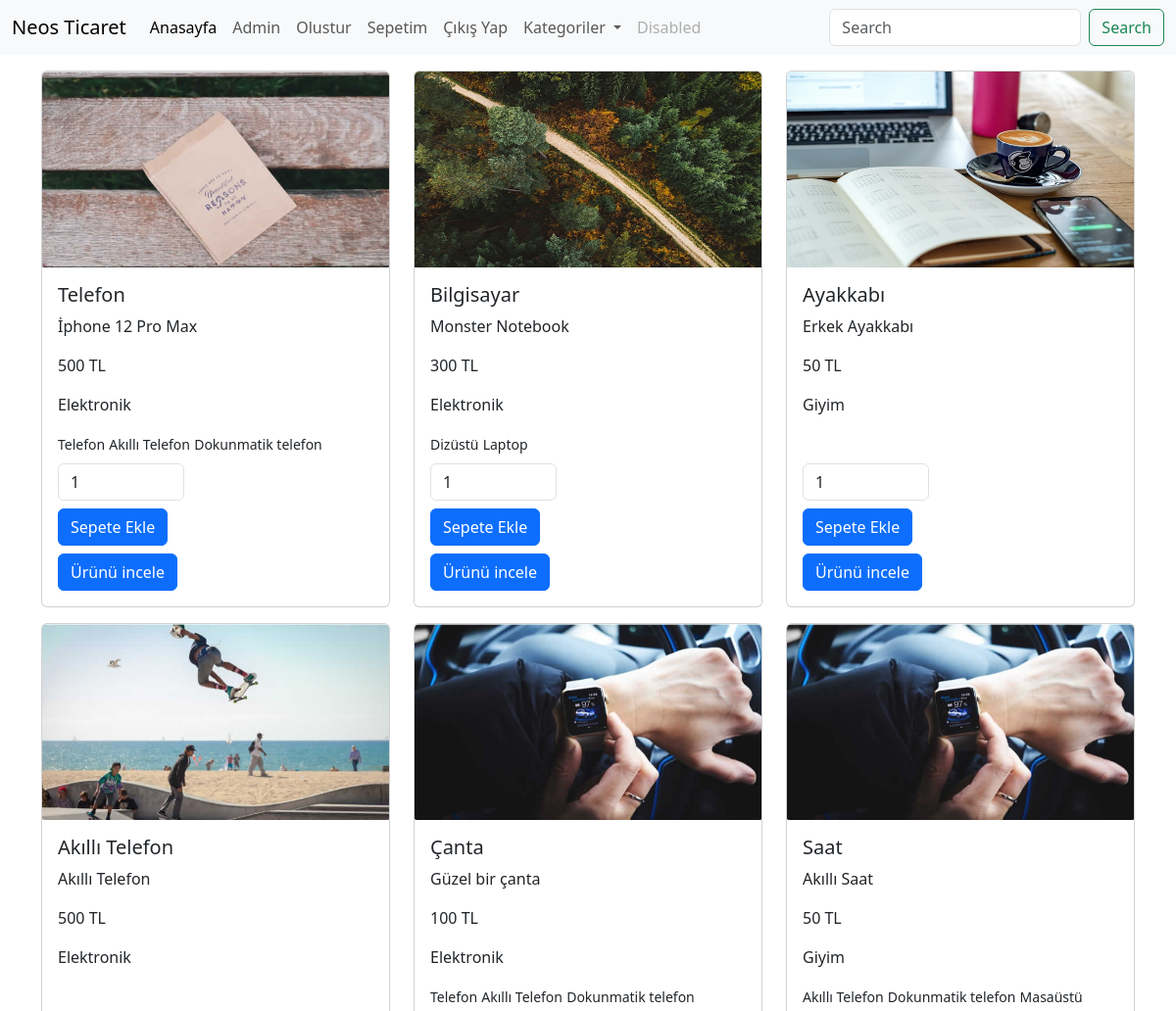
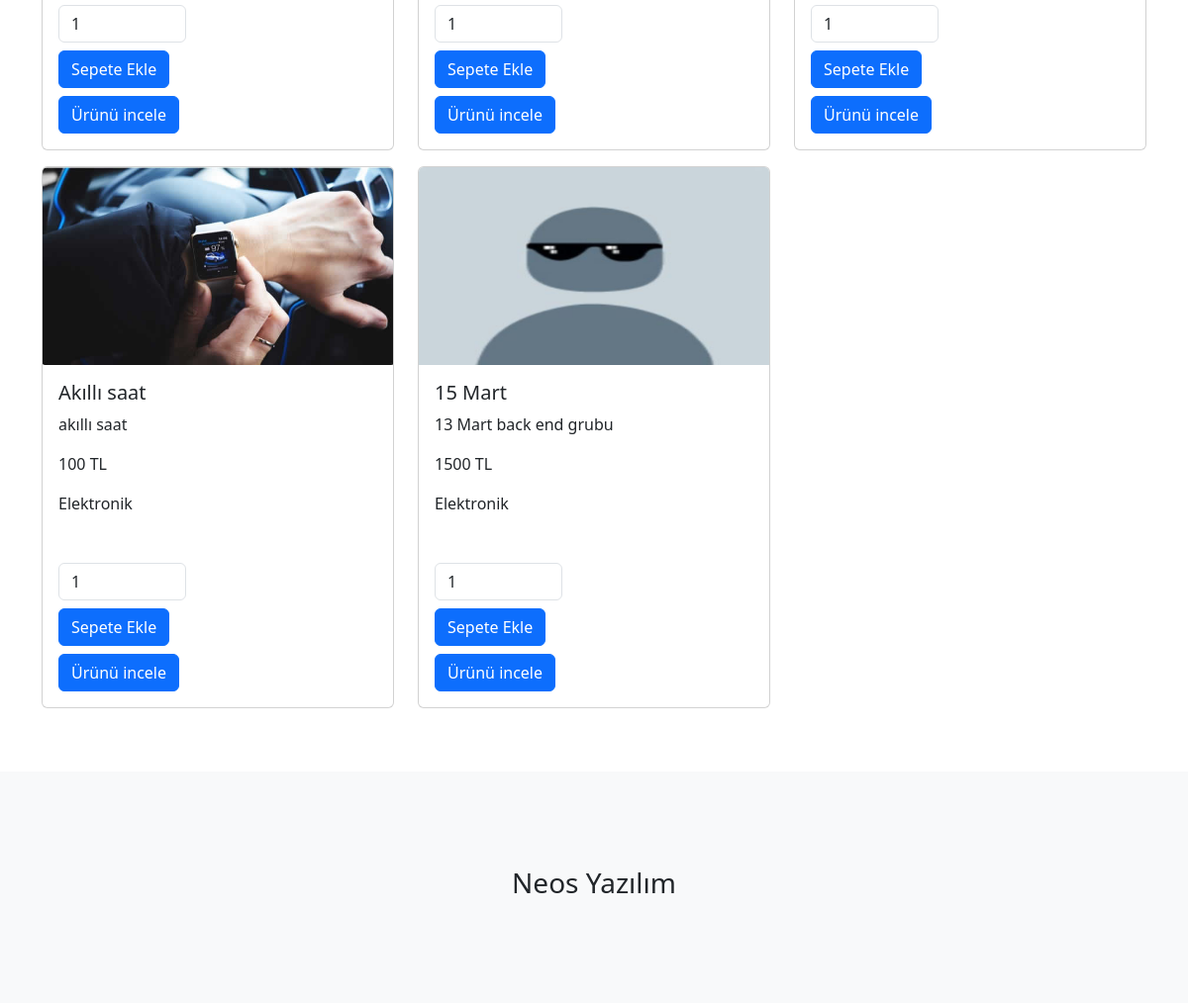
The app's page / (signed in) with its own data (2 pictures, top to bottom).
### urunler/models.py (models this page shows, shortened)
class Urun(models.Model):
    olusturan = models.ForeignKey(User, on_delete=models.CASCADE, null=True)
    kategori = models.ForeignKey(Kategori,on_delete=models.CASCADE, null=True, blank=True)
    alt = models.ManyToManyField(AltKategori)
    seri = models.OneToOneField(SeriNo, on_delete=models.SET_NULL, null=True, blank=True)
    isim = models.CharField(max_length=100) # text inputu
    aciklama = models.TextField(max_length = 500) # textarea
    fiyat = models.IntegerField() # number inputu
    resim = models.FileField(upload_to='urunler/', null=True)

class Kategori(models.Model):
    isim = models.CharField(max_length=100)
    def __str__(self):
        return self.isim

class AltKategori(models.Model):
    isim = models.CharField(max_length=100)

### urunler/views.py (the view, shortened to what this page needs)
# urls.py: path('', index, name='index'),
def index(request):
    urunler = Urun.objects.all() # all fonksiyonu Urun classına ait tüm objeleri çeker
    kategoriler = Kategori.objects.all()
    search = ''
    if request.GET.get('search'):
        search = request.GET.get('search')
        urunler = Urun.objects.filter(
            Q(isim__icontains = search) |
            Q(kategori__isim__icontains = search)
        )
    context = {
        'urunler':urunler,
        'search':search,
        'kategoriler':kategoriler
    }
    return render(request, 'index.html', context)

### urunler/templates/index.html (shortened to what this page needs)
{% load static %}
<!DOCTYPE html>
<html lang="en">
<head>
    <link href="https://cdn.jsdelivr.net/npm/bootstrap@5.3.0-alpha1/dist/css/bootstrap.min.css" rel="stylesheet">
</head>
<body>
    {% include "includes/_navbar.html" %}
    {% block content %}
    <div class="container mt-3">
        <div class="row">
            {% for urun in urunler %}
                <div class="col-4 mb-3">
                    <div class="card">
                        {% if urun.resim %}
                            <img src="{{urun.resim.url}}" class="card-img-top" height="200" alt="...">
                        {% else %}
                            <img src="{% static 'resim1.jpg' %}" class="card-img-top" height="200" alt="...">
                        {% endif %}
                        <div class="card-body">
                            <h5 class="card-title">{{urun.isim}}</h5>
                            <p class="card-text">{{urun.aciklama}}</p>
                            <p class="card-text">{{urun.fiyat}} TL</p>
                            <p>{{urun.kategori}}</p>
                            {% for alt in urun.alt.all %}
                                <small>{{alt.isim}}</small>
                            {% endfor %}
                            <br>
                            <form action="" class="d-inline-block mt-2" method="POST">
                                <input type="number" value="1" name="adet" class="form-control w-50" id="">
                                <input type="submit" value="Sepete Ekle" class="btn btn-primary my-2">
                            </form>
                            <a href="{% url 'urun' urun.id %}" class="btn btn-primary">Ürünü incele</a>
                        </div>
                    </div>
                </div>
            {% endfor %}
        </div>
    </div>
    {% endblock content %}
    {% include "includes/_footer.html" %}
</body>
</html>

### urunler/templates/includes/_navbar.html (shortened to what this page needs)
<nav class="navbar navbar-expand-lg bg-body-tertiary">
    <div class="container-fluid">
      <a class="navbar-brand" href="#">Neos Ticaret</a>
      <div class="collapse navbar-collapse" id="navbarSupportedContent">
        <ul class="navbar-nav me-auto mb-2 mb-lg-0">
          <li class="nav-item">
            <a class="nav-link active" aria-current="page" href="/">Anasayfa</a>
          </li>
          {% if user.is_authenticated %}
            <li class="nav-item">
              <a class="nav-link text-capitalize" href="" >{{request.user}}</a>
            </li>
            <li class="nav-item">
              <a class="nav-link" href="/olustur/" >Olustur</a>
            </li>
            <li class="nav-item">
              <a class="nav-link" href="/sepet/" >Sepetim</a>
            </li>
            <li class="nav-item">
              <a class="nav-link" href="{% url 'logout' %}">Çıkış Yap</a>
            </li>
          {% endif %}
          <li class="nav-item dropdown">
            <a class="nav-link dropdown-toggle" href="#" role="button" data-bs-toggle="dropdown" aria-expanded="false">
              Kategoriler
            </a>
          </li>
          <li class="nav-item">
            <a class="nav-link disabled">Disabled</a>
          </li>
        </ul>
        <form class="d-flex" method="GET" role="search" action="{% url 'index' %}">
          <input class="form-control me-2" name="search" value="{{search}}" type="search" placeholder="Search" aria-label="Search">
          <button class="btn btn-outline-success" type="submit">Search</button>
        </form>
      </div>
    </div>
</nav>

### records on screen
Urun: resim (picture), isim "Telefon", aciklama "İphone 12 Pro Max", fiyat "500", kategori "Elektronik"
AltKategori: isim "Telefon"
AltKategori: isim "Akıllı Telefon"
AltKategori: isim "Dokunmatik telefon"
Urun: resim (picture), isim "Bilgisayar", aciklama "Monster Notebook", fiyat "300", kategori "Elektronik"
AltKategori: isim "Dizüstü"
AltKategori: isim "Laptop"
Urun: resim (picture), isim "Ayakkabı", aciklama "Erkek Ayakkabı", fiyat "50", kategori "Giyim"
Urun: resim (picture), isim "Akıllı Telefon", aciklama "Akıllı Telefon", fiyat "500", kategori "Elektronik"
Urun: resim (picture), isim "Çanta", aciklama "Güzel bir çanta", fiyat "100", kategori "Elektronik"
Urun: resim (picture), isim "Saat", aciklama "Akıllı Saat", fiyat "50", kategori "Giyim"
AltKategori: isim "Masaüstü"
Urun: resim (picture), isim "Akıllı saat", aciklama "akıllı saat", fiyat "100", kategori "Elektronik"
Urun: resim (placeholder picture), isim "15 Mart", aciklama "13 Mart back end grubu", fiyat "1500", kategori "Elektronik"

### other values on screen
{{ request.user }} "Admin"
